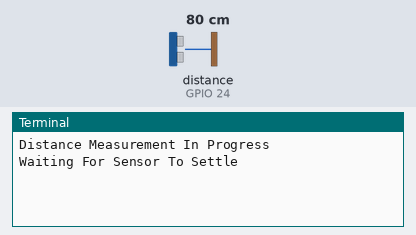
This program was run on a simulated Raspberry Pi (BCM pin numbers). Parts: the last lines printed to the terminal. The test bench sets the inputs (shaded band); at power-on: distance to the obstacle (sensor on GPIO 24) 80 cm. The echo pulse lasts 58.3 µs per cm; the clock reads 2024-03-15 10:24:30 at power-on unless the program sets it; the camera gives no picture and a still takes 0.5 s.

Above: at 1.2 s.
1.3 s: distance to the obstacle (sensor on GPIO 24) set to 43 cm
At 2.7 s:
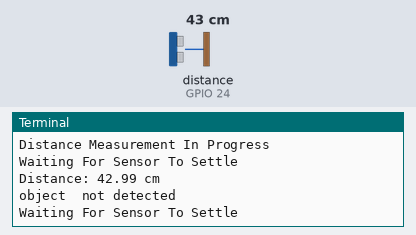
4.3 s: distance to the obstacle (sensor on GPIO 24) set to 38 cm
At 7.2 s:
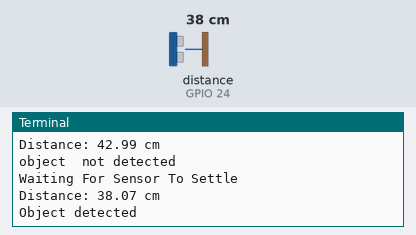

Measured:
- the behaviour switches between 41 and 40 cm on distance to the obstacle (sensor on GPIO 24) (found by bisection; images 1 and 2)
- after the input at 1.3 s, the terminal: prints a new line after 0.70 s (image 1)
- after the input at 4.3 s, the terminal: prints a new line after 1.7 s (image 2)

The program:

Picamera_with_ultrasonic.py
```python
import RPi.GPIO as GPIO
import time
import picamera
GPIO.setmode(GPIO.BCM)
from datetime import datetime

TRIG = 23
ECHO = 24
print ("Distance Measurement In Progress")

GPIO.setup(TRIG,GPIO.OUT)
GPIO.setup(ECHO,GPIO.IN)
try:
    while True:

        GPIO.output(TRIG, False)
        print ("Waiting For Sensor To Settle")
        time.sleep(2)

        GPIO.output(TRIG, True)
        time.sleep(0.0001)
        GPIO.output(TRIG, False)

        while GPIO.input(ECHO)==0:
          pulse_start = time.time()

        while GPIO.input(ECHO)==1:
          pulse_end = time.time()

        pulse_duration = pulse_end - pulse_start

        distance = pulse_duration * 17150

        distance = round(distance, 2)

        print ("Distance:",distance,"cm")

        if distance <= 40: #Change trigger distance in centimeters
            print("Object detected")
            with picamera.PiCamera() as camera:
                time.sleep(2)
                filename = datetime.now().strftime('%A-%y%m%d%H%M.jpg') #Saving file name using the current system date and time
                camera.capture('/home/pi/Pictures/' + datetime.now().strftime('%A-%y%m%d%H%M.jpg')) #Captured images are saved "Pictures" folder
            print("image captured")

            print (datetime.now().strftime("%A-%y%m%d%H%M%S.jpg"))
        else:
            print("object  not detected")

except KeyboardInterrupt: # If there is a KeyboardInterrupt (when you press ctrl+c), exit the program and cleanup
    print("Cleaning up!")
    gpio.cleanup()
```
